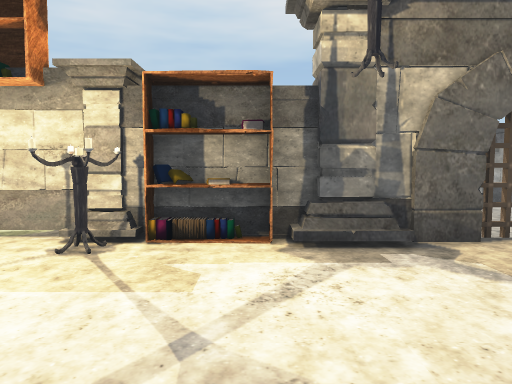
View 1 (above)

12 first-person views from a walk through a scene from a Unity 3-D project. The camera is 1.3 m above the floor, tilts 4° down and sees 70° across. The floor is counted in squares, 1 m on a side. Each view is taken from the middle of a square. On the plan, view 1 faces up. The plan holds only what a view shows up to about 15 squares ahead; the rest is blank. The place goes on beyond the plan. Some surface patterns are stand-ins.

View 2
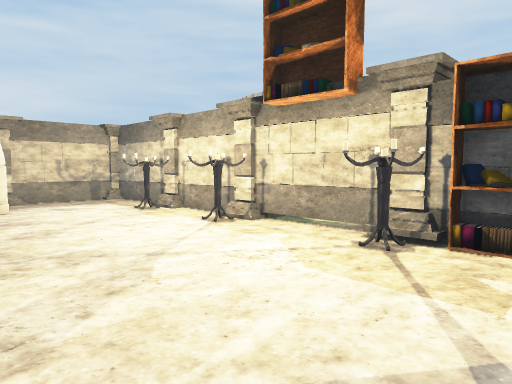

View 3
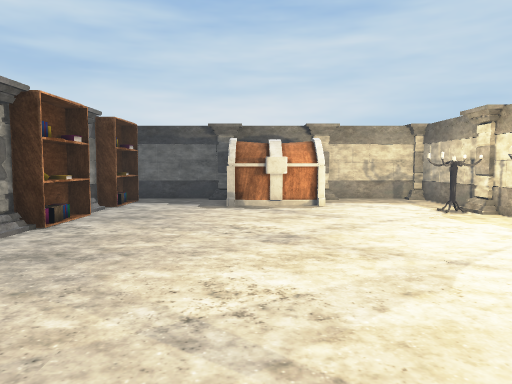

View 4
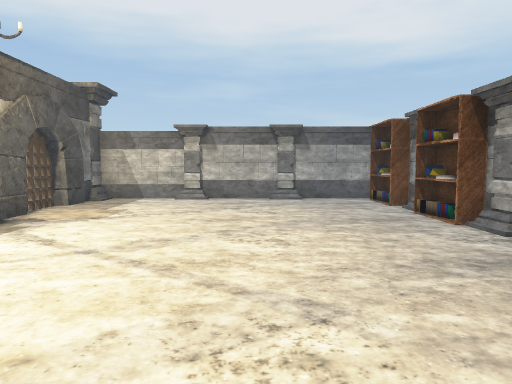

View 5
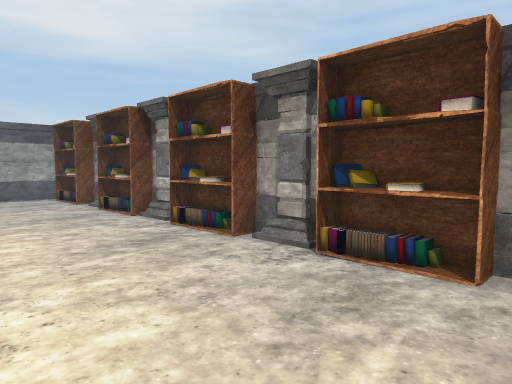

View 6
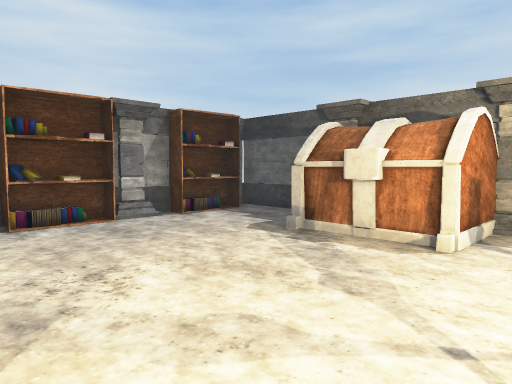

View 7
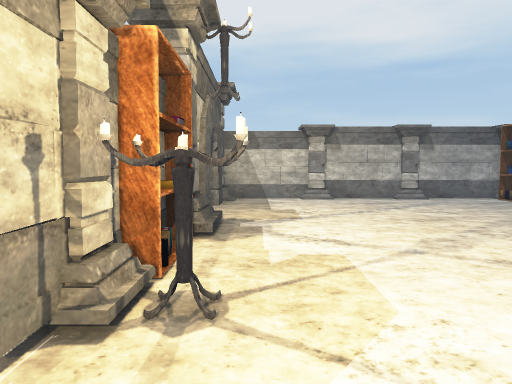

View 8
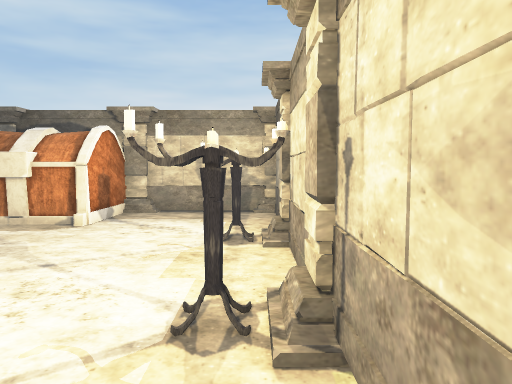

View 9
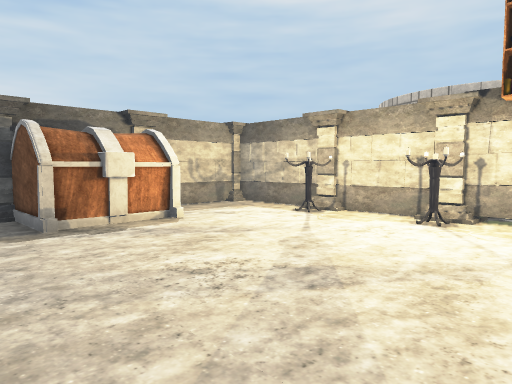

View 10
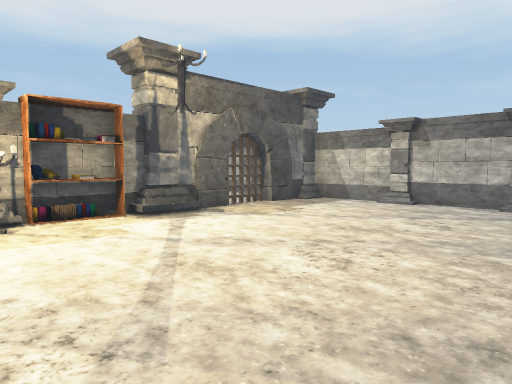

View 11
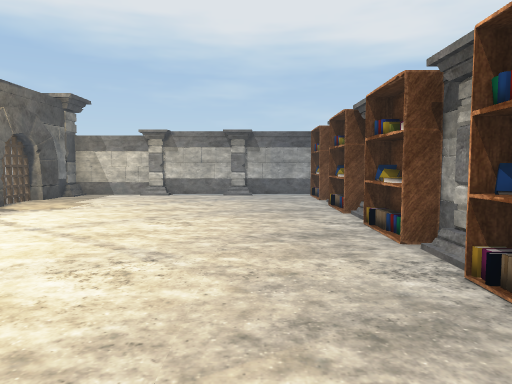

View 12
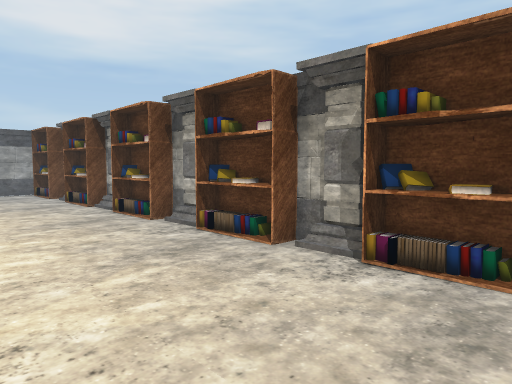

### Floor plan
Key: @ floor where view 1 was taken; # wall or solid block; . main floor; : floor 0.25 m higher than the main floor; B bookshelf; O other object.
Columns run from 15 left of view 1 to 9 right of it. Each row starts with its distance up from view 1.
  8          :..
  7 #################O ###
  6 #...OO..O...OBBBOO##.####
  5 #...OO..O...OO..........#
  4 #.......................#
  3 ##......................#
  2 #OOO....................#
  1   OO....................#
  0   OO...........@........#
 -1 #OOO....................#
 -2 #.......................#
 -3 #.......................#
 -4 #.......................#
 -5 ##BB##BB##B###B###B###B##

Where each view was taken, in squares from view 1:
view 1: 0 up, 0 right, facing up
view 2: 0 up, 0 right, facing up-left
view 3: 0 up, 0 right, facing left
view 4: 0 up, 6 left, facing right
view 5: 0 up, 7 left, facing down-right
view 6: 4 up, 6 left, facing down-left
view 7: 5 up, 6 left, facing right
view 8: 6 up, 4 left, facing left
view 9: 3 down, 4 left, facing up-left
view 10: 3 down, 4 left, facing up-right
view 11: 2 down, 8 left, facing right
view 12: 0 up, 10 left, facing down-right
